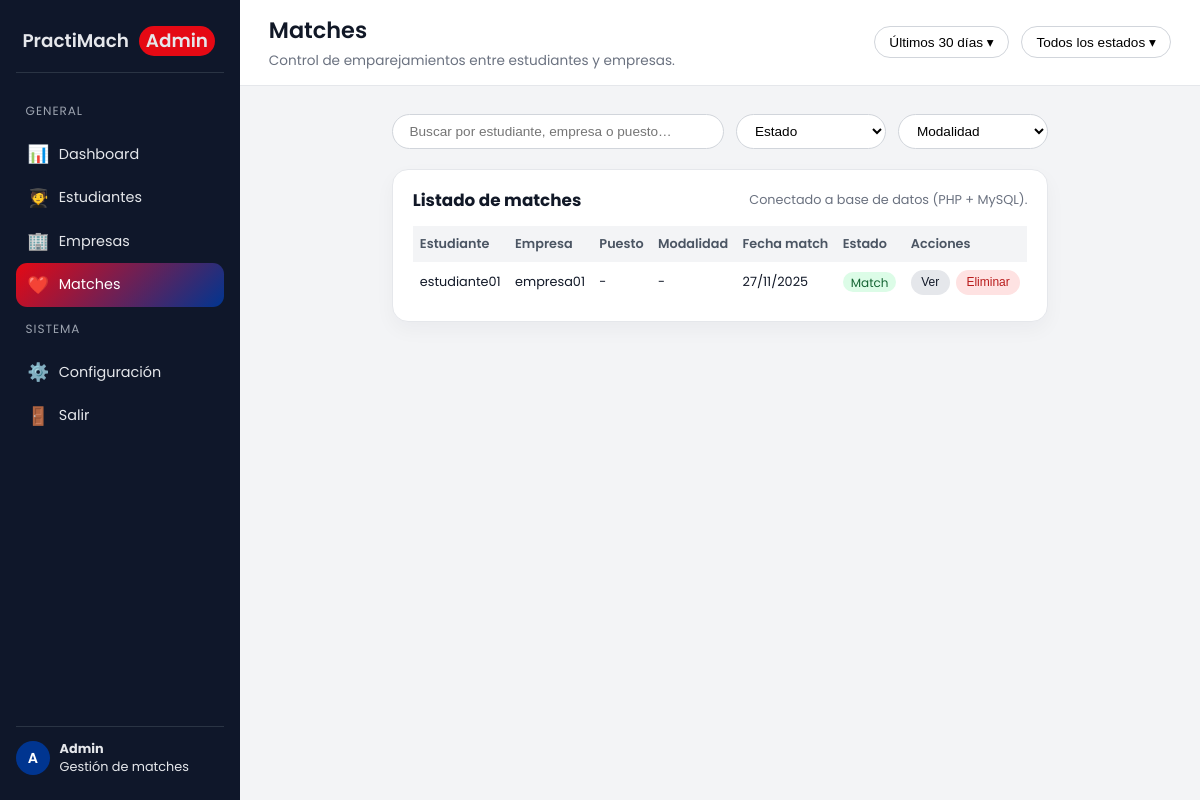
The app's page /admin_matches.php with its own data.
### tables this page shows
CREATE TABLE `matches` (
  `id` int(11) NOT NULL,
  `estudiante_id` int(11) NOT NULL,
  `empresa_id` int(11) NOT NULL,
  `estado` enum('estudiante_gusta','empresa_gusta','match','rechazado') DEFAULT NULL,
  `created_at` timestamp NOT NULL DEFAULT current_timestamp()
);

CREATE TABLE `estudiantes` (
  `id` int(11) NOT NULL,
  `nombre` varchar(150) NOT NULL,
  `dni` varchar(20) NOT NULL,
  `carrera` varchar(150) NOT NULL,
  `email` varchar(255) NOT NULL,
  `password` varchar(255) NOT NULL,
  `created_at` timestamp NOT NULL DEFAULT current_timestamp(),
  `updated_at` timestamp NOT NULL DEFAULT current_timestamp() ON UPDATE current_timestamp(),
  `foto` varchar(255) DEFAULT NULL,
  `descripcion` text DEFAULT NULL
);

CREATE TABLE `empresas` (
  `id` int(11) NOT NULL,
  `razon_social` varchar(200) NOT NULL,
  `ruc` varchar(20) NOT NULL,
  `sector` varchar(100) DEFAULT NULL,
  `email` varchar(255) NOT NULL,
  `password` varchar(255) NOT NULL,
  `estado` enum('validada','revision','bloqueada') DEFAULT 'revision',
  `created_at` timestamp NOT NULL DEFAULT current_timestamp(),
  `updated_at` timestamp NOT NULL DEFAULT current_timestamp() ON UPDATE current_timestamp(),
  `foto` varchar(255) DEFAULT NULL,
  `descripcion` text DEFAULT NULL
);

### admin_matches.php (the view, shortened to what this page needs)
<?php
require_once 'config/config/conexion.php';
$sql = "SELECT m.id, e.nombre AS estudiante_nombre, emp.razon_social AS empresa_nombre, m.estado, m.created_at
        FROM matches m
        JOIN estudiantes e ON m.estudiante_id = e.id
        JOIN empresas emp ON m.empresa_id = emp.id
        ORDER BY m.created_at DESC";
$result = $mysqli->query($sql);
?>
<!DOCTYPE html>
<html lang="es">
<head>
</head>
<body>
<div class="admin-layout">
  <aside class="sidebar">
    <div class="sidebar-logo">
      <span>PractiMach</span>
      <span class="sidebar-logo-badge">Admin</span>
    </div>
    <div class="sidebar-menu">
      <div class="sidebar-section-title">General</div>
      <a href="dashboard_admin.php" class="sidebar-link">
        <span class="icon">📊</span>
        <span>Dashboard</span>
      </a>
      <a href="admin_estudiantes.php" class="sidebar-link">
        <span class="icon">🧑‍🎓</span>
        <span>Estudiantes</span>
      </a>
      <a href="admin_empresas.php" class="sidebar-link">
        <span class="icon">🏢</span>
        <span>Empresas</span>
      </a>
      <a href="admin_matches.php" class="sidebar-link active">
        <span class="icon">❤️</span>
        <span>Matches</span>
      </a>
      <div class="sidebar-section-title">Sistema</div>
      <a href="admin_config.php" class="sidebar-link">
        <span class="icon">⚙️</span>
        <span>Configuración</span>
      </a>
      <a href="logout.php" class="sidebar-link">
        <span class="icon">🚪</span>
        <span>Salir</span>
      </a>
    </div>
    <div class="sidebar-footer">
      <div class="sidebar-avatar">A</div>
      <div class="sidebar-footer-text">
        <strong>Admin</strong>
        <span>Gestión de matches</span>
      </div>
    </div>
  </aside>
  <div class="main">
    <header class="topbar">
      <div class="topbar-title">
        <h1>Matches</h1>
        <span>Control de emparejamientos entre estudiantes y empresas.</span>
      </div>
      <div class="topbar-actions">
        <button class="btn-chip">Últimos 30 días ▾</button>
        <button class="btn-chip">Todos los estados ▾</button>
      </div>
    </header>
    <main class="content">
      <div class="filters-row">
        <input type="text" class="input-search" placeholder="Buscar por estudiante, empresa o puesto…">
        <select class="select-filter">
          <option value="">Estado</option>
        </select>
        <select class="select-filter">
          <option value="">Modalidad</option>
        </select>
      </div>
      <section class="block">
        <div class="block-header">
          <h2>Listado de matches</h2>
          <span>Conectado a base de datos (PHP + MySQL).</span>
        </div>
        <table class="block-table">
          <thead>
            <tr>
              <th>Estudiante</th>
              <th>Empresa</th>
              <th>Puesto</th>
              <th>Modalidad</th>
              <th>Fecha match</th>
              <th>Estado</th>
              <th>Acciones</th>
            </tr>
          </thead>
          <tbody>
            <?php if ($result && $result->num_rows > 0): ?>
              <?php while($match = $result->fetch_assoc()):
                $estadoClass = 'badge-pendiente';
                if ($match['estado'] === 'aceptado' || $match['estado'] === 'match') {
                  $estadoClass = 'badge-activo';
                } elseif ($match['estado'] === 'rechazado') {
                  $estadoClass = 'badge-cerrado';
                }
              ?>
                <tr>
                  <td><?php echo htmlspecialchars($match['estudiante_nombre']); ?></td>
                  <td><?php echo htmlspecialchars($match['empresa_nombre']); ?></td>
                  <td>-</td>
                  <td>-</td>
                  <td><?php echo (new DateTime($match['created_at']))->format('d/m/Y'); ?></td>
                  <td>
                    <span class="badge-estado <?php echo $estadoClass; ?>">
                      <?php echo htmlspecialchars(ucfirst($match['estado'])); ?>
                    </span>
                  </td>
                  <td>
                    <div class="table-actions">
                      <button
                        type="button"
                        class="btn-table btn-ver"
                        data-id="<?php echo (int)$match['id']; ?>"
                        data-estudiante="<?php echo htmlspecialchars($match['estudiante_nombre']); ?>"
                        data-empresa="<?php echo htmlspecialchars($match['empresa_nombre']); ?>"
                        data-estado="<?php echo htmlspecialchars($match['estado']); ?>"
                        data-fecha="<?php echo (new DateTime($match['created_at']))->format('d/m/Y H:i'); ?>"
                      >
                        Ver
                      </button>
                      <button
                        type="button"
                        class="btn-table btn-eliminar"
                        data-id="<?php echo (int)$match['id']; ?>"
                        data-estudiante="<?php echo htmlspecialchars($match['estudiante_nombre']); ?>"
                        data-empresa="<?php echo htmlspecialchars($match['empresa_nombre']); ?>"
                      >
                        Eliminar
                      </button>
                    </div>
                  </td>
                </tr>
              <?php endwhile; ?>
            <?php else: ?>
              <tr><td colspan="7" style="text-align:center; padding: 2rem;">No hay matches registrados aún.</td></tr>
            <?php endif; ?>
          </tbody>
        </table>
      </section>
    </main>
  </div>
</div>
</body>
</html>

### admin_matches.php (style rules this page uses)
*, *::before, *::after { box-sizing: border-box; }
body { margin: 0; font-family: "Poppins", sans-serif; background: #f3f4f6; color: #111827; }
.admin-layout { display: flex; min-height: 100vh; }
.sidebar { width: 240px; background: #0f172a; color: #e5e7eb; display: flex; flex-direction: column; padding: 1rem 1rem 1.5rem 1rem; }
.sidebar-logo { display: flex; align-items: center; gap: .6rem; padding: .6rem .4rem 1rem .4rem; border-bottom: 1px solid rgba(55,65,81,0.7); margin-bottom: 1rem; }
.sidebar-logo span { font-size: 1.15rem; font-weight: 600; }
.sidebar-logo-badge { font-size: .75rem; background: #e50914; padding: .1rem .45rem; border-radius: 999px; font-weight: 500; }
.sidebar-menu { flex: 1; }
.sidebar-section-title { font-size: .75rem; text-transform: uppercase; letter-spacing: .08em; color: #9ca3af; padding: .4rem .6rem; margin-top: .4rem; margin-bottom: .4rem; }
.sidebar-link { display: flex; align-items: center; gap: .6rem; padding: .55rem .7rem; border-radius: .7rem; cursor: pointer; font-size: .9rem; color: #e5e7eb; text-decoration: none; transition: background .2s, color .2s, transform .1s; }
.sidebar-link span.icon { font-size: 1.1rem; }
.sidebar-link.active { background: linear-gradient(135deg, #e50914, #003590); color: #fff; }
.sidebar-footer { border-top: 1px solid rgba(55,65,81,0.7); padding-top: .8rem; margin-top: .5rem; display: flex; align-items: center; gap: .6rem; }
.sidebar-avatar { width: 34px; height: 34px; border-radius: 50%; background: #003590; display: flex; justify-content: center; align-items: center; font-size: .9rem; font-weight: 600; color: #fff; }
.sidebar-footer-text { font-size: .8rem; }
.sidebar-footer-text strong { display: block; }
.main { flex: 1; display: flex; flex-direction: column; background: #f3f4f6; }
.topbar { background: #ffffff; border-bottom: 1px solid #e5e7eb; padding: .8rem 1.8rem; display: flex; justify-content: space-between; align-items: center; gap: 1rem; flex-wrap: wrap; }
.topbar-title h1 { margin: 0; font-size: 1.4rem; font-weight: 600; }
.topbar-title span { font-size: .85rem; color: #6b7280; }
.topbar-actions { display: flex; gap: .75rem; flex-wrap: wrap; }
.btn-chip { border-radius: 999px; border: 1px solid #d1d5db; padding: .45rem .9rem; font-size: .85rem; cursor: pointer; background: #fff; display: flex; align-items: center; gap: .35rem; }
.content { max-width: 1100px; margin: 1.8rem auto 2.2rem auto; padding: 0 1.5rem; }
.filters-row { display: flex; gap: .75rem; flex-wrap: wrap; margin-bottom: 1.2rem; }
.input-search { flex: 1; min-width: 230px; border-radius: 999px; border: 1px solid #d1d5db; padding: .5rem 1rem; font-size: .85rem; outline: none; }
.select-filter { border-radius: 999px; border: 1px solid #d1d5db; padding: .5rem .9rem; font-size: .85rem; background: #fff; min-width: 150px; }
.block { background: #ffffff; border-radius: 16px; border: 1px solid #e5e7eb; box-shadow: 0 8px 20px rgba(15,23,42,0.04); padding: 1.1rem 1.2rem; }
.block-header { display: flex; justify-content: space-between; align-items: center; margin-bottom: .8rem; gap: .5rem; flex-wrap: wrap; }
.block-header h2 { margin: 0; font-size: 1.05rem; }
.block-header span { font-size: .8rem; color: #6b7280; }
.block-table { width: 100%; border-collapse: collapse; font-size: .8rem; }
.block-table thead { background: #f3f4f6; }
.block-table th, .block-table td { padding: .55rem .45rem; text-align: left; }
.block-table th { font-weight: 600; color: #4b5563; }
.badge-estado { font-size: .75rem; padding: .12rem .5rem; border-radius: 999px; }
.badge-activo { background: #dcfce7; color: #166534; }
.table-actions { display: flex; gap: .4rem; }
.btn-table { border-radius: 999px; border: none; padding: .32rem .65rem; font-size: .75rem; cursor: pointer; }
.btn-ver { background: #e5e7eb; color: #111827; }
.btn-eliminar { background: #fee2e2; color: #b91c1c; }

### records on screen
matches: estudiante.nombre "estudiante01", empresa.razon_social "empresa01", created_at "27/11/2025", estado "Match"
